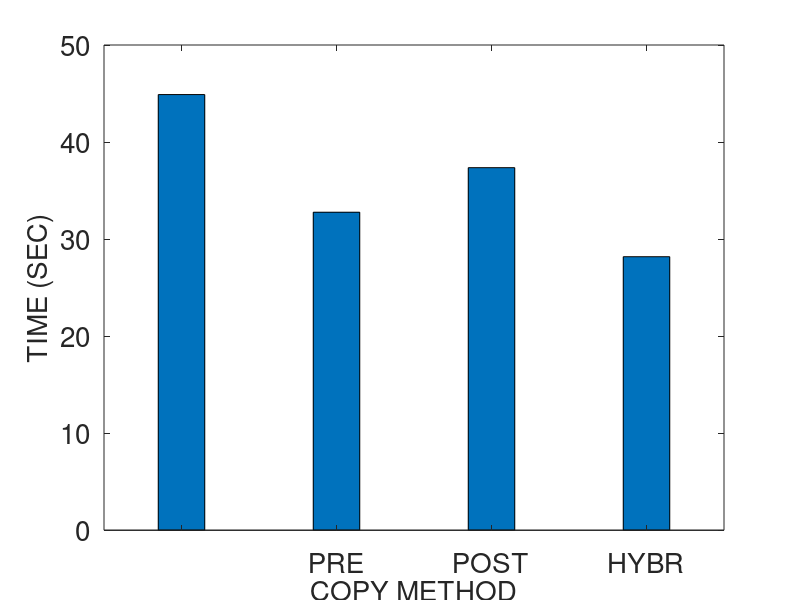
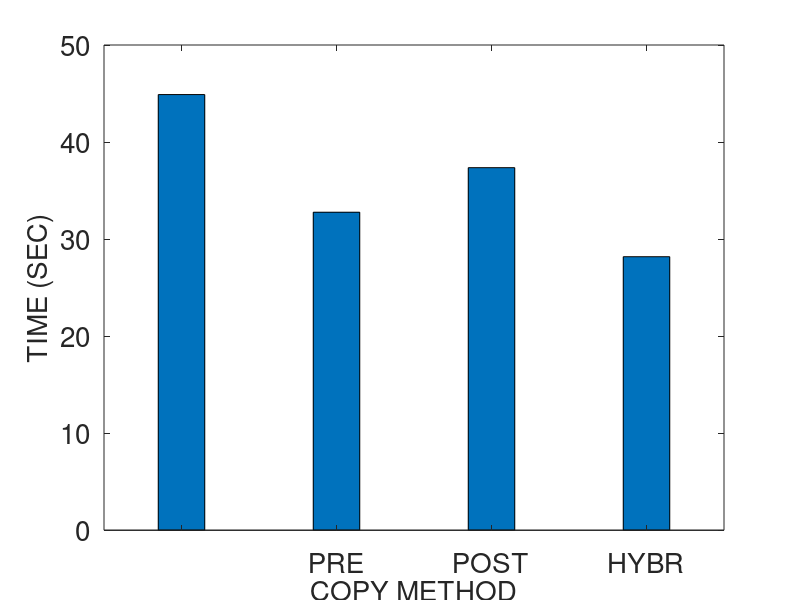
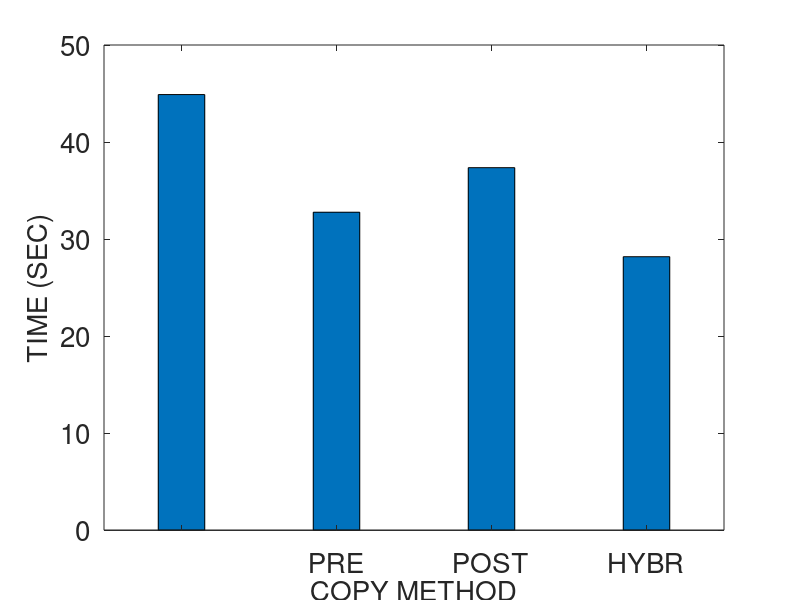
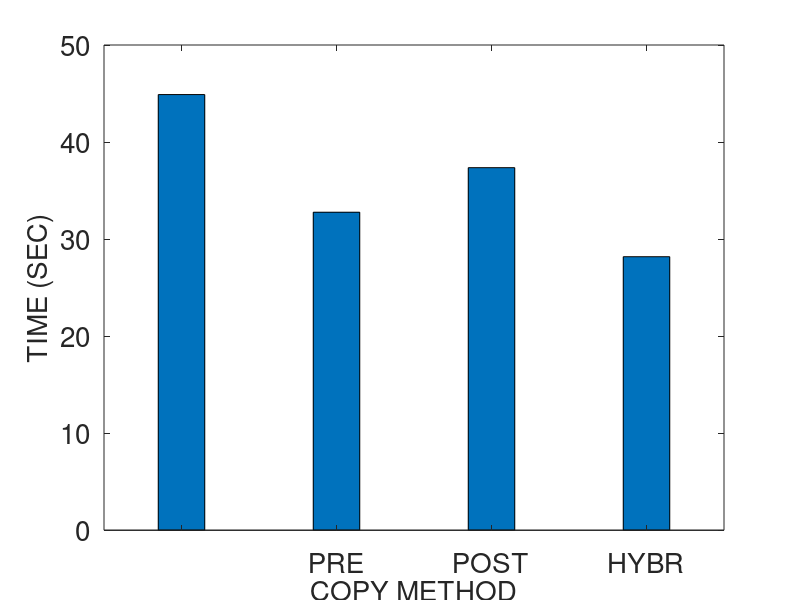

Reproduce these figures in MATLAB, in order.
% basic hybrid copy migration
% memory size in MB
r = 4096
r *= 1024 % convert to KB

% bandwidth in gbps
b = 1000 
b = b * 1024/8 % convert to KB

% page dirty rate in percent (%): against to total memory pages
dirtyrate = 14 
dirtyrate /= 100

readrate = 14
readrate /= 100

pagesize = 4 % in KB
numpages = r / pagesize

% delta compression rate
comp = 0.5 

% amount of CPU and device states in KB 
scinfo = 100

% working set size in number of pages
wss = numpages * 0.25

% 0: zero, 1: read, 2: dirtied, 3: inactive data
mem = zeros(1, numpages);

% prediction accuracy 0 through 1
acc = 1
%acc = 0

fontsize = 18
fontsize = 20

totaltime = 0;
downtime = 0;
totaldata = 0;

A = zeros(4, 3);

%%%%%%%%%%%%%%%%%%%%%%%%%%%%%%
% precopy migration
%%%%%%%%%%%%%%%%%%%%%%%%%%%%%%
fprintf('\n')
disp('==================== Precopy migration ====================')
% iterations
present = numpages
iter = 0
while present > 50 && iter < 29 && totaldata < 4*r
	pretime = present / b
	totaltime += pretime
	totaldata += present
	present = numpages * dirtyrate
	%dirts = wss * dirtyrate
	iter += 1
end

% stop-and-copy phase
% stop conditions: 29 iterations, 50 pages, 4 memory size sent
scsent = scinfo + present * pagesize
downtime = scsent / b
totaltime += downtime
totaldata += scsent

% network fault rate
NFR = 0

A (1, 1) = totaltime;
A (1, 2) = downtime;
A (1, 3) = totaldata;

%%%%%%%%%%%%%%%%%%%%%%%%%%%%%%
% postcopy migration
%%%%%%%%%%%%%%%%%%%%%%%%%%%%%%
fprintf('\n')
disp('===================== Postcopy migration ======================')
totaltime = 0;
downtime = 0;
totaldata = 0;

% stop-and-copy phase
scsent = scinfo
downtime = scsent / b
totaltime += downtime
totaldata += scsent

% prepaging (bubbling) and on-demand paging
postsent = r
posttime = postsent/b
totaltime += posttime
totaldata += postsent
% network fault rate
NFR = 0.2

A (2, 1) = totaltime;
A (2, 2) = downtime;
A (2, 3) = totaldata;

%%%%%%%%%%%%%%%%%%%%%%%%%%%%%%
% hybrid copy migration
%%%%%%%%%%%%%%%%%%%%%%%%%%%%%%
fprintf('\n')
disp('==================== Hybrid copy migration ====================')
totaltime = 0;
downtime = 0;
totaldata = 0;

% precopy phase: single iteration
present = r
pretime = present / b
totaltime += pretime
totaldata += present

% stop-and-copy phase
bitmapsize = 500 % KB
scsent = scinfo + bitmapsize
downtime = scsent / b
totaltime += downtime
totaldata += scsent

% postcopy phase: prepaging (bubbling) and on-demand paging
%dirts = wss * dirtyrate
dirts = numpages * dirtyrate
postsent = dirts * pagesize
posttime = postsent/b
totaltime += posttime
totaldata += postsent
% network fault rate
NFR = 0.2

A (3, 1) = totaltime;
A (3, 2) = downtime;
A (3, 3) = totaldata;

%%%%%%%%%%%%%%%%%%%%%%%%%%%%%%
% proactive hybrid copy migration
%%%%%%%%%%%%%%%%%%%%%%%%%%%%%%
%disp(char(10))
fprintf('\n')
disp('=============== Proactive hybrid copy migration ================')
totaltime = 0;
downtime = 0;
totaldata = 0;

% precopy phase
% LRU, PFR

% scan the dirtied pages
% for dirtied pages
% 	mark dirtied (1)
% 	mem(random (1, wss * 0.1))	
randperm(int64(wss * 0.1));
% for read pages
% 	mark read (2)
% 	mem (random (wss * 0.1, wss * 0.2))

% for pages
% 	predict read/write

% send the pages most likely to be read and least likely to be dirtied
% do not send the pages most likely to be dirtied
% construct queue with the order of p1/p2
%reads = numpages * 0.4 
% total read rate = wss * read_rate = 0.25 * 0.16 = 0.04 (4%)
%read_rate = 0.16
%read_rate = 0.04 % 4% of total memory
% total write rate = wss * write_rate = 0.25 * 0.16 = 0.04 (4%)
%write_rate = 0.16
%write_rate = 0.04 % 4% of total memory
% simple case: readonly pages (RO) - zero dirtied pages 
%RO = 0.3
pred_pages = numpages * readrate * acc

% LRU
% for LRU queue
% 	mark sent
%	insert the pages into cache and perform delta compression

present = pred_pages * pagesize
pretime = present/b
totaltime += pretime
totaldata += present

% stop-and-copy phase
% send the CPU and device states
bitmapsize = 500 % KB
scsent = scinfo + bitmapsize
downtime = scsent/b
totaltime += downtime
totaldata += scsent

% postcopy phase
postsent = (numpages - pred_pages) * pagesize

% exclude the predicted dirtied pages 
pred_dirts = numpages * dirtyrate * acc
postsent = (numpages - pred_pages - pred_dirts) * pagesize
posttime = postsent/b
totaltime += posttime
totaldata += postsent

% network fault rate
NFR = 0.2

A (4, 1) = totaltime;
A (4, 2) = downtime;
A (4, 3) = totaldata

%%%%%%%%%%%%%%%%%%%%%%%%%%%%%%%%%%%%%%%%%%%%%%%%%%%%%%%
%                     plotting
% precopy
% postcopy
% hybrid
% pro-hybrid
%%%%%%%%%%%%%%%%%%%%%%%%%%%%%%%%%%%%%%%%%%%%%%%%%%%%%%%

prefix = "M4G_R14W14_acc100_r1"

dlmwrite (prefix, A, ' ')

%%%%%%%%%%%%%%%%%%%% total time %%%%%%%%%%%%%%%%%%%%%%
figure;
output = strcat(prefix, ".tt");
%output = prefix
x = ['PRECOPY', 'POSTCOPY', 'HYBRID', 'PRO-HYBRID'];
x = {'', 'PRE', 'POST', 'HYBR', 'PROH', ''};
%x = 1:1:length(A);
%plot(x, A(:,2)/1000000, x, A(:,3)/1000000, '-.*');
%plot(A(:,2));

%xtics = 1:4:16
%bar(xtics, A(:,1))
bar(A(:,1), Gap = [0.3] )
set(gca, 'XTickLabel', x, 'FontSize', fontsize)
xlabel('COPY METHOD', 'FontSize', fontsize);
ylabel('TIME (SEC)', 'FontSize', fontsize);
%legend('PRECOPY', 'POSTCOPY', 'HYBRID', 'PRO-HYBRID');
%bar(x, A(:,1))

saveas (1, strcat(output, ".png"));
saveas (1, strcat(output, ".eps"));
saveas (1, strcat(output, ".emf"));

%%%%%%%%%%%%%%%%%%%% downtime %%%%%%%%%%%%%%%%%%%%%%
figure;
output = strcat(prefix, ".dt");

bar(A(:,2))
set(gca, 'XTickLabel', x, 'FontSize', fontsize)
xlabel('COPY METHOD', 'FontSize', fontsize);
ylabel('TIME (SEC)', 'FontSize', fontsize);

saveas (1, strcat(output, ".png"));
saveas (1, strcat(output, ".eps"));
saveas (1, strcat(output, ".emf"));

%%%%%%%%%%%%%%%%%%%% total data %%%%%%%%%%%%%%%%%%%%%%
figure;
output = strcat(prefix, ".td");

bar(A(:,3))
set(gca, 'XTickLabel', x, 'FontSize', fontsize)
xlabel('COPY METHOD', 'FontSize', fontsize);
ylabel('SIZE (KB)', 'FontSize', fontsize);

saveas (1, strcat(output, ".png"));
saveas (1, strcat(output, ".eps"));
saveas (1, strcat(output, ".emf"));


